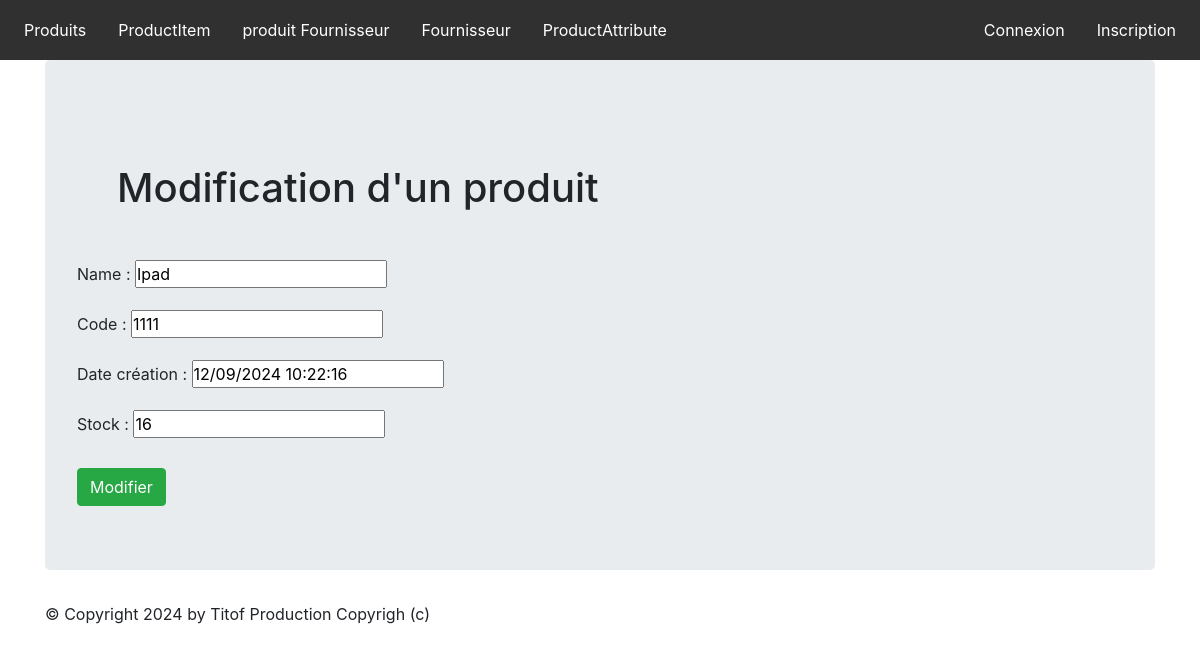
Screenshot of /monapp/product/1/update/ with the database file from the repository.
### monapp/models.py (models this page shows, shortened)
class Product(models.Model):
    class Meta:
        verbose_name = "Produit"
    name          = models.CharField(max_length=100)
    code          = models.CharField(max_length=10, null=True, blank=True, unique=True)
    status        = models.SmallIntegerField(choices=PRODUCT_STATUS, default=0)
    date_creation = models.DateTimeField(blank=True, verbose_name="Date création")
    stock         = models.IntegerField(default= 0 ,validators=[MinValueValidator(0)])

### monapp/views.py (the view, shortened to what this page needs)
# urls.py: path("product/<int:pk>/update/",views.ProductUpdateView.as_view(), name="product-update"),
class ProductUpdateView(UpdateView):
    model = Product
    form_class=ProductForm
    template_name = "monapp/update_product.html"

### monapp/froms.py
class ProductForm(forms.ModelForm):
    class Meta:
        model = Product
        fields = '__all__'
        exclude = ('price_ttc', 'status')

### monapp/templates/monapp/update_product.html (shortened to what this page needs)
{% extends 'monapp/base.html' %}
{% block contenu %}
<h1> Modification d'un produit </h1>
<form action="" method="post" >
{{ form.as_p }}
<button type="submit" class="btn btn-success mt-2">Modifier</button>
</form>
{% endblock %}

### static/css/styles.css (style rules this page uses)
*, ul, li { padding: 0; margin: 0; }
h1 { padding: 1em; }

### rows the page displays
Product: name "Ipad", code "1111", date_creation "12/09/2024 10:22:16", stock "16"
